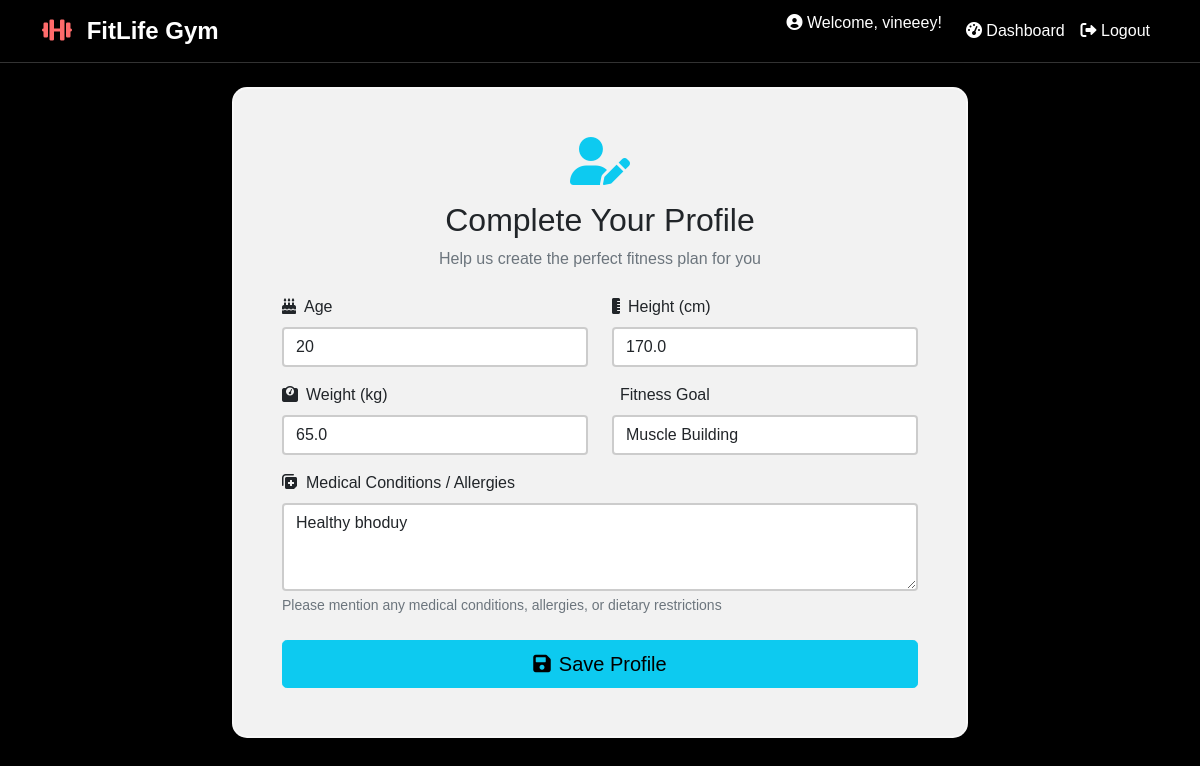
Screenshot of /accounts/customer-profile/ (signed in) with the database file from the repository.
### accounts/models.py (models this page shows, shortened)
class CustomerProfile(models.Model):
    GOAL_CHOICES = [
        ('weight_loss', 'Weight Loss'),
        ('weight_gain', 'Weight Gain'),
        ('muscle_building', 'Muscle Building'),
        ('fitness', 'General Fitness'),
        ('strength', 'Strength Training'),
    ]
    user_profile = models.OneToOneField(UserProfile, on_delete=models.CASCADE)
    age = models.IntegerField()
    height = models.FloatField(help_text="Height in cm")
    weight = models.FloatField(help_text="Weight in kg")
    diseases = models.TextField(blank=True, help_text="Any medical conditions or diseases")
    goal = models.CharField(max_length=20, choices=GOAL_CHOICES)
    trainer = models.ForeignKey(UserProfile, on_delete=models.SET_NULL, null=True, blank=True,
                                related_name='assigned_customers', limit_choices_to={'user_type': 'trainer'})

### accounts/views.py (the view)
# urls.py: path('customer-profile/', views.customer_profile, name='customer_profile'),
@login_required
def customer_profile(request):
    user_profile = get_object_or_404(UserProfile, user=request.user, user_type='customer')
    try:
        customer_profile = user_profile.customerprofile
    except CustomerProfile.DoesNotExist:
        customer_profile = None
    if request.method == 'POST':
        form = CustomerProfileForm(request.POST, instance=customer_profile)
        if form.is_valid():
            profile = form.save(commit=False)
            profile.user_profile = user_profile
            profile.save()
            messages.success(request, 'Profile updated successfully!')
            return redirect('dashboard:home')
    else:
        form = CustomerProfileForm(instance=customer_profile)
    return render(request, 'accounts/customer_profile.html', {'form': form})

### accounts/forms.py
class CustomerProfileForm(forms.ModelForm):
    class Meta:
        model = CustomerProfile
        fields = ['age', 'height', 'weight', 'diseases', 'goal']
        widgets = {
            'age': forms.NumberInput(attrs={'class': 'form-control'}),
            'height': forms.NumberInput(attrs={'class': 'form-control', 'step': '0.1'}),
            'weight': forms.NumberInput(attrs={'class': 'form-control', 'step': '0.1'}),
            'diseases': forms.Textarea(attrs={'class': 'form-control', 'rows': 3}),
            'goal': forms.Select(attrs={'class': 'form-control'}),
        }

### templates/accounts/customer_profile.html (shortened to what this page needs)
{% extends 'base.html' %}
{% block content %}
<div class="row justify-content-center">
    <div class="col-md-8">
        <div class="card shadow-lg">
            <div class="card-body p-5">
                <div class="text-center mb-4">
                    <i class="fas fa-user-edit fa-3x text-info mb-3"></i>
                    <h2 class="card-title">Complete Your Profile</h2>
                    <p class="text-muted">Help us create the perfect fitness plan for you</p>
                </div>
                <form method="post">
                    <div class="row">
                        <div class="col-md-6 mb-3">
                            <label for="id_age" class="form-label">
                                <i class="fas fa-birthday-cake me-2"></i>Age
                            </label>
                            {{ form.age }}
                        </div>
                        <div class="col-md-6 mb-3">
                            <label for="id_height" class="form-label">
                                <i class="fas fa-ruler-vertical me-2"></i>Height (cm)
                            </label>
                            {{ form.height }}
                        </div>
                    </div>
                    <div class="row">
                        <div class="col-md-6 mb-3">
                            <label for="id_weight" class="form-label">
                                <i class="fas fa-weight me-2"></i>Weight (kg)
                            </label>
                            {{ form.weight }}
                        </div>
                        <div class="col-md-6 mb-3">
                            <label for="id_goal" class="form-label">
                                Fitness Goal
                            </label>
                            {{ form.goal }}
                        </div>
                    </div>
                    <div class="mb-4">
                        <label for="id_diseases" class="form-label">
                            <i class="fas fa-notes-medical me-2"></i>Medical Conditions / Allergies
                        </label>
                        {{ form.diseases }}
                        <div class="form-text">Please mention any medical conditions, allergies, or dietary restrictions</div>
                    </div>
                    <button type="submit" class="btn btn-info btn-lg w-100">
                        <i class="fas fa-save me-2"></i>Save Profile
                    </button>
                </form>
            </div>
        </div>
    </div>
</div>
{% endblock %}

### templates/base.html (shortened to what this page needs)
<!DOCTYPE html>
<html lang="en">
<head>
    <link href="https://cdn.jsdelivr.net/npm/bootstrap@5.1.3/dist/css/bootstrap.min.css" rel="stylesheet">
    <link href="https://cdnjs.cloudflare.com/ajax/libs/font-awesome/6.0.0/css/all.min.css" rel="stylesheet">
</head>
<body>
    <div class="slideshow-container">
    </div>
    <div class="content-overlay" id="contentOverlay">
        <nav class="navbar navbar-expand-lg navbar-dark">
            <div class="container">
                <a class="navbar-brand text-white-shadow" href="{% url 'dashboard:home' %}">
                    <i class="fas fa-dumbbell gym-icon me-2"></i>
                    <strong>FitLife Gym</strong>
                </a>
                <div class="collapse navbar-collapse" id="navbarNav">
                    <ul class="navbar-nav ms-auto">
                        {% if user.is_authenticated %}
                            <li class="nav-item">
                                <span class="navbar-text me-3 text-white-shadow">
                                    <i class="fas fa-user-circle"></i>
                                    Welcome, {{ user.username }}!
                                </span>
                            </li>
                            <li class="nav-item">
                                <a class="nav-link text-white-shadow" href="{% url 'dashboard:home' %}">
                                    <i class="fas fa-tachometer-alt"></i> Dashboard
                                </a>
                            </li>
                            <li class="nav-item">
                                <a class="nav-link text-white-shadow" href="{% url 'accounts:logout' %}">
                                    <i class="fas fa-sign-out-alt"></i> Logout
                                </a>
                            </li>
                        {% else %}
                            <li class="nav-item">
                                <a class="nav-link text-white-shadow" href="{% url 'accounts:login' %}">
                                    <i class="fas fa-sign-in-alt"></i> Login
                                </a>
                            </li>
                        {% endif %}
                    </ul>
                </div>
            </div>
        </nav>
        <div class="container mt-4">
            {% block content %}
            {% endblock %}
        </div>
    </div>
</body>
</html>

### templates/base.html (style rules this page uses)
body { font-family: 'Arial', sans-serif; background: #000; min-height: 100vh; margin: 0; padding: 0; }
.slideshow-container { position: fixed; top: 0; left: 0; width: 100%; height: 100%; z-index: -1; overflow: hidden; }
.content-overlay { position: relative; z-index: 1; background: rgba(0, 0, 0, 0.1); min-height: 100vh; backdrop-filter: none; }
.navbar { background: rgba(0, 0, 0, 0.85) !important; backdrop-filter: blur(5px); border-bottom: 1px solid rgba(255, 255, 255, 0.2); box-shadow: 0 2px 10px rgba(0, 0, 0, 0.3); }
.card { background: rgba(255, 255, 255, 0.95) !important; backdrop-filter: blur(10px); border: 2px solid rgba(255, 255, 255, 0.4); box-shadow: 0 8px 32px rgba(0, 0, 0, 0.4); border-radius: 15px; }
.gym-icon { color: #ff6b6b; animation: pulse 2s infinite; filter: drop-shadow(3px 3px 6px rgba(0, 0, 0, 0.6)); }
.text-white-shadow { text-shadow: 2px 2px 4px rgba(0, 0, 0, 0.8), 0 0 10px rgba(0, 0, 0, 0.5); color: white !important; }
.navbar-brand { text-shadow: 3px 3px 6px rgba(0, 0, 0, 0.8); font-size: 1.5rem; font-weight: bold; }
.nav-link { text-shadow: 2px 2px 4px rgba(0, 0, 0, 0.6); font-weight: 500; }
.form-control, .form-select { background: rgba(255, 255, 255, 0.95) !important; border: 2px solid rgba(0, 0, 0, 0.2); backdrop-filter: blur(5px); }
.container { position: relative; z-index: 2; }

### rows the page displays
CustomerProfile: age "20", height "170.0", weight "65.0", goal "Muscle Building", diseases "Healthy bhoduy"

### other values shown
{{ user.username }} "vineeey"
